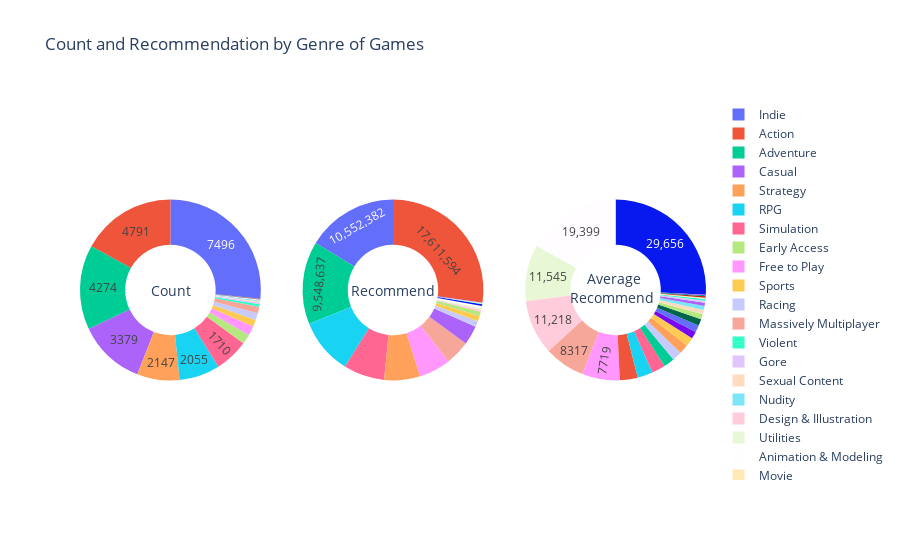

Here is the notebook cell this chart was saved with:
### Code cell
labels = list(Genre_stat.index)
count = list(Genre_stat.Count)
total_r = list(Genre_stat["Total recommendations"])
avg_r = list(Genre_stat["Average Recommendation"])

# Create subplots: use 'domain' type for Pie subplot
fig = make_subplots(rows=1, cols=3, specs=[[{'type':'domain'}, {'type':'domain'}, {'type':'domain'}]])
fig.add_trace(go.Pie(labels=labels, values=count, name="Genre Count"),
              1, 1)
fig.add_trace(go.Pie(labels=labels, values=total_r, name="Total recommendations"),
              1, 2)
fig.add_trace(go.Pie(labels=labels, values=avg_r, name="Average Recommendation"),
              1, 3)
                        
# Use `hole` to create a donut-like pie chart
fig.update_traces(hole=.5, textposition='inside', hoverinfo="label+percent+value",textinfo='value')

fig.update_layout(
    title_text="Count and Recommendation by Genre of Games",
    uniformtext_minsize=12, uniformtext_mode='hide',
    # Add annotations in the center of the donut pies.
    annotations=[dict(text='Count', x=0.11, y=0.5, font_size=14, showarrow=False),
                 dict(text='Recommend', x=0.5, y=0.5, font_size=14, showarrow=False),
                 dict(text='Average', x=0.9, y=0.53, font_size=14, showarrow=False),
                 dict(text='Recommend', x=0.92, y=0.48, font_size=14, showarrow=False)])
fig.show()

### Figure 1 — Plotly figure (JSON) as saved in the notebook; plotly's stock layout.template omitted (floating-point values rounded to 4 significant figures)
{"data": [{"domain": {"x": [0, 0.2889], "y": [0, 1]}, "hole": 0.5, "hoverinfo": "label+percent+value", "labels": ["Indie", "Action", "Adventure", "Casual", "Strategy", "RPG", "Simulation", "Early Access", "Free to Play", "Sports", "Racing", "Massively Multiplayer", "Violent", "Gore", "Sexual Content", "Nudity", "Design & Illustration", "Utilities", "Animation & Modeling", "Movie", "Photo Editing", "Documentary", "Web Publishing", "Video Production", "Education", "Audio Production", "Short", "Episodic", "Game Development", "Software Training"], "name": "Genre Count", "textinfo": "value", "textposition": "inside", "type": "pie", "values": [7496, 4791, 4274, 3379, 2147, 2055, 1710, 498, 475, 348, 343, 341, 125, 84, 48, 47, 20, 19, 11, 11, 7, 6, 5, 4, 4, 3, 2, 2, 2, 1]}, {"domain": {"x": [0.3556, 0.6444], "y": [0, 1]}, "hole": 0.5, "hoverinfo": "label+percent+value", "labels": ["Indie", "Action", "Adventure", "Casual", "Strategy", "RPG", "Simulation", "Early Access", "Free to Play", "Sports", "Racing", "Massively Multiplayer", "Violent", "Gore", "Sexual Content", "Nudity", "Design & Illustration", "Utilities", "Animation & Modeling", "Movie", "Photo Editing", "Documentary", "Web Publishing", "Video Production", "Education", "Audio Production", "Short", "Episodic", "Game Development", "Software Training"], "name": "Total recommendations", "textinfo": "value", "textposition": "inside", "type": "pie", "values": [10552382, 17611594, 9548637, 2212479, 4150542, 6463734, 4741217, 510639, 3666340, 638325, 675436, 2836026, 42973, 33825, 41997, 40560, 224359, 219355, 213389, 3147, 207593, 1586, 6952, 5842, 0, 672, 0, 0, 143, 0]}, {"domain": {"x": [0.7111, 1], "y": [0, 1]}, "hole": 0.5, "hoverinfo": "label+percent+value", "labels": ["Indie", "Action", "Adventure", "Casual", "Strategy", "RPG", "Simulation", "Early Access", "Free to Play", "Sports", "Racing", "Massively Multiplayer", "Violent", "Gore", "Sexual Content", "Nudity", "Design & Illustration", "Utilities", "Animation & Modeling", "Movie", "Photo Editing", "Documentary", "Web Publishing", "Video Production", "Education", "Audio Production", "Short", "Episodic", "Game Development", "Software Training"], "name": "Average Recommendation", "textinfo": "value", "textposition": "inside", "type": "pie", "values": [1408, 3676, 2234, 655, 1933, 3145, 2773, 1025, 7719, 1834, 1969, 8317, 344, 403, 875, 863, 11218, 11545, 19399, 286, 29656, 264, 1390, 1460, 0, 224, 0, 0, 72, 0]}], "layout": {"annotations": [{"font": {"size": 14}, "showarrow": false, "text": "Count", "x": 0.11, "y": 0.5}, {"font": {"size": 14}, "showarrow": false, "text": "Recommend", "x": 0.5, "y": 0.5}, {"font": {"size": 14}, "showarrow": false, "text": "Average", "x": 0.9, "y": 0.53}, {"font": {"size": 14}, "showarrow": false, "text": "Recommend", "x": 0.92, "y": 0.48}], "title": {"text": "Count and Recommendation by Genre of Games"}, "uniformtext": {"minsize": 12, "mode": "hide"}}}
